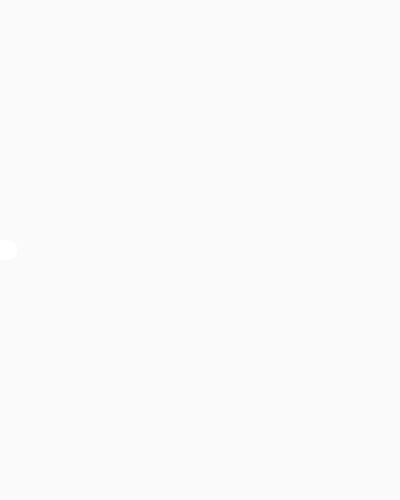
Frame 1 (no input)
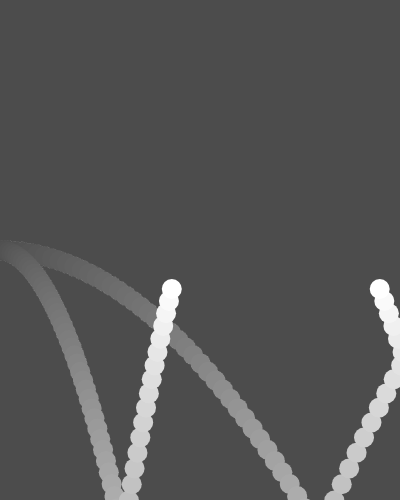
Frame 60 (no input)
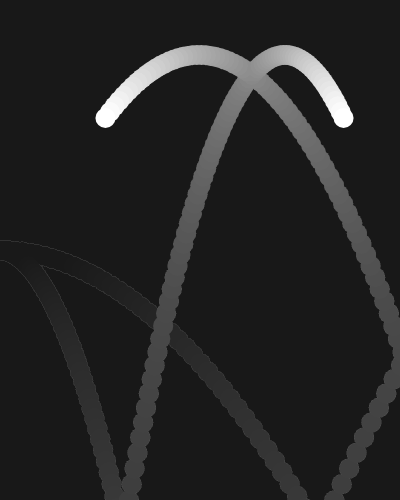
Frame 120 (the mouse pressed at the canvas centre since frame 60)

The p5.js sketch that drew these frames (run headless with seeded random() and noise() and a simulated clock; from frame 60 on, the mouse is pressed at the canvas centre):

// p5.js sketch
// ── sketch.js
let ball;
let ball2;


function setup() {
  createCanvas(400, 500); 
  ball = new Walker();
  ball2 = new Walker();
}


function draw() {
  background(0,5);
  ball.move();
  ball.show();
  ball.bongGround();
  ball.bongWall();
  ball2.move();
  ball2.show();
  ball2.bongGround();
  ball2.bongWall();

}
// ── Walker.js
class Walker {
  
  constructor() {
    this.pos = createVector(0,height/2);
    this.vel = createVector(random(1,10),0);
    // this.acc = createVector(0,0.5);
  	this.w = 20;
  }
  
  move() {
    let g = createVector(0,0.3);
    this.vel.add(g);
    
    // let nv = this.vel + g;
    // let nv = p5.Vector.add(this.vel, g);
    // //3+4=7
    
    // this.vel.add(this.acc);
    this.pos.add(this.vel);
    
  }
  
  bongGround() {
    
    if(this.pos.y > height) {
    this.vel.y+= -6
  }
}
  
  bongWall() {
    
    if(this.pos.x > width) {
    this.vel.x+= -6
  } if(this.pos.x < 0) {
    this.vel.x+= 6
  }
    
  }
  
  show() {
    strokeWeight(0);
    circle(this.pos.x, this.pos.y, this.w);
  }
}
